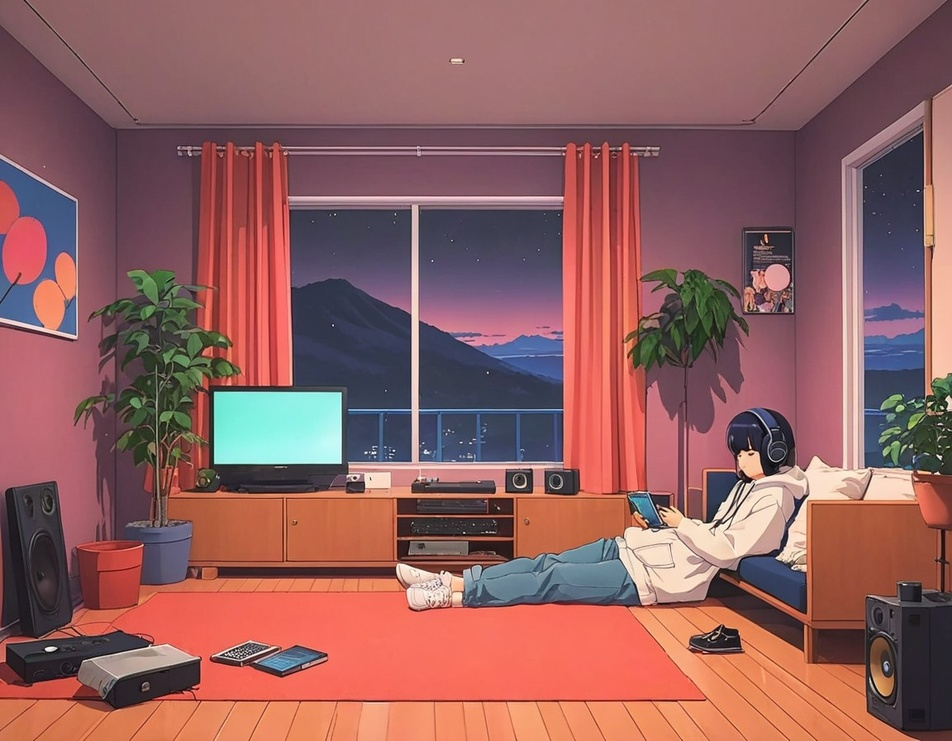
#> input picture Augmentation Techniques/your_image.jpg, 952 x 741 px, shrunk from 1152 x 896 before the run
$ python random_flip.py
#> lines starting #> are read from the running program, lines starting #| are printed output that depends on the picture
import cv2
import numpy as np
import os
import random
import matplotlib.pyplot as plt

# Load the image
image_path = 'your_image.jpg'  # Replace with your image path
image = cv2.imread(image_path)
#> image is the input picture: shape (741, 952, 3); mean B, G, R 95.3, 96.5, 146.3

if image is None:
    raise FileNotFoundError(f"Image not found at path: {image_path}")

# Ensure the output directory exists and delete it if it does
output_dir = 'output_frames'
if os.path.exists(output_dir):
    os.makedirs(output_dir, exist_ok=True)

# Function for random flip
def random_flip(image):
    flip_code = random.choice([-1, 0, 1])  # -1: both axes, 0: vertical, 1: horizontal
    flipped_image = cv2.flip(image, flip_code)
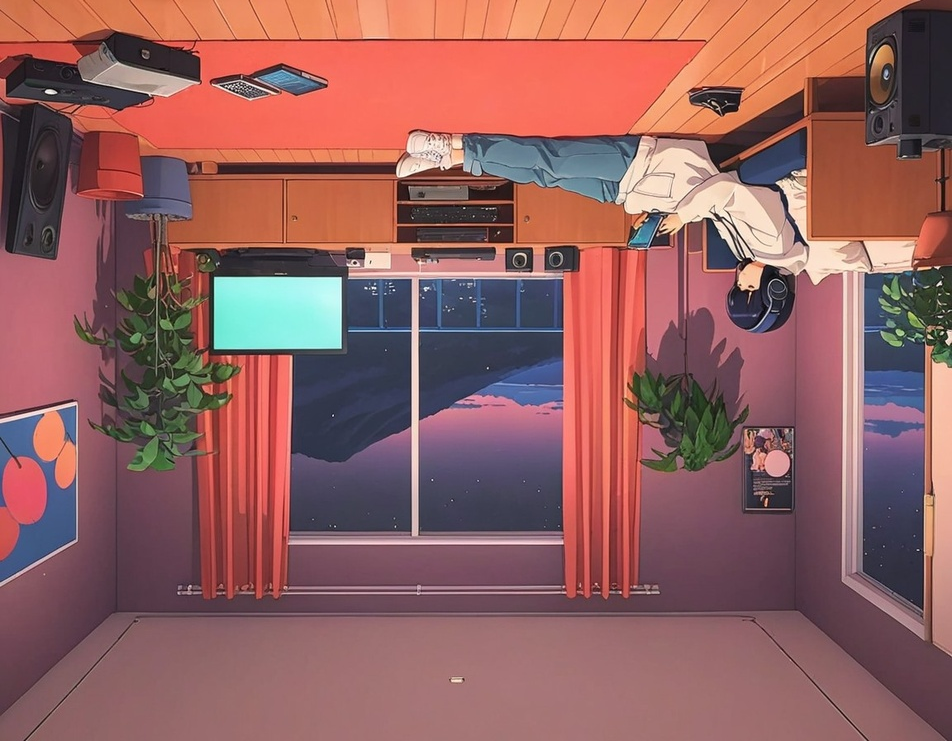
#> flipped_image: shape (741, 952, 3); mean B, G, R 95.3, 96.5, 146.3
    return flipped_image

# Apply random flip
flipped_image = random_flip(image)
flipped_image_path = 'flipped_image_aug.jpg'
cv2.imwrite(flipped_image_path, flipped_image)

plt.imshow(cv2.cvtColor(flipped_image, cv2.COLOR_BGR2RGB))
plt.axis('off')
plt.title('Randomly Flipped Image')
plt.show()

print(f'Randomly flipped image created and saved as "{flipped_image_path}".')
